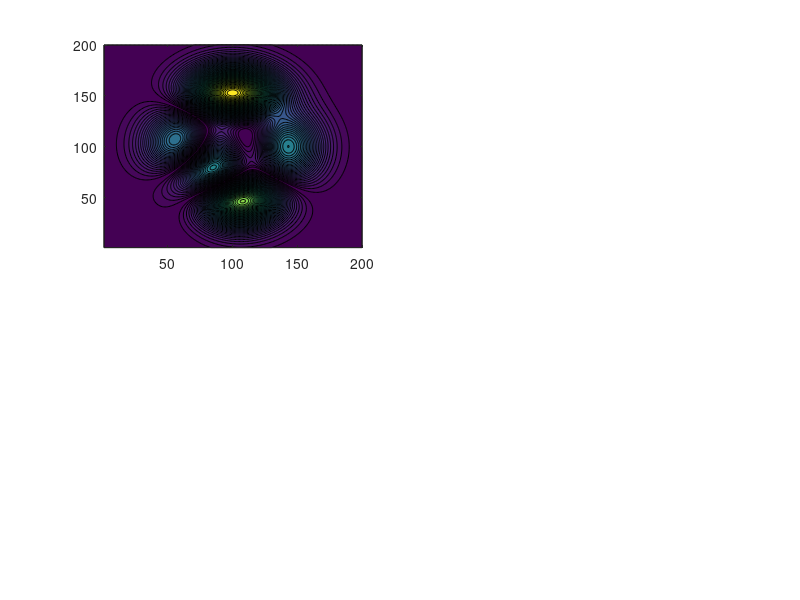

This chart was generated by the following MATLAB code: (Note: this script raises an error after producing the figure.)
function[]=makefigs_seminfhaxby
%MAKEFIGS_SEMINFHAXBY  Makes a sample figure for SEMINFHAXBY.

figure
subplot(2,2,1),contourf(abs(peaks(200)),60),colormap(gca,'seminfhaxby'),%xlabel('seminf-haxby')
subplot(2,2,2),contourf(abs(peaks(200)),60),colormap(gca,'lansey'),%xlabel('lansey')
subplot(2,2,3),contourf(abs(peaks(200)),60),colormap(gca,'parula'),%xlabel('parula')
subplot(2,2,4),contourf(abs(peaks(200)),60),colormap(gca,'jet'),%xlabel('jet')
for i=1:4,subplot(2,2,i),axis equal,axis tight,caxis([0 8.2]),...
        noxlabels,noylabels,nocontours,ylim([-50 200])
end
h=packfig(2,2,'both');
str={'seminf-haxby','lansey','parula','jet'};
for i=1:4,axes(h(i))
    hc=colorbar('south'),
    %hc.AxisLocation='out';
    hc.Label.String=str{i};
end
set(gcf,'paperposition',[1 1 8 9.5 ])

%To print
if 0
    currentdir=pwd;
    cd([whichdir('jlab_license') '/figures'])
    print -dpng seminfhaxby
    crop seminfhaxby.png
    cd(currentdir)
end

